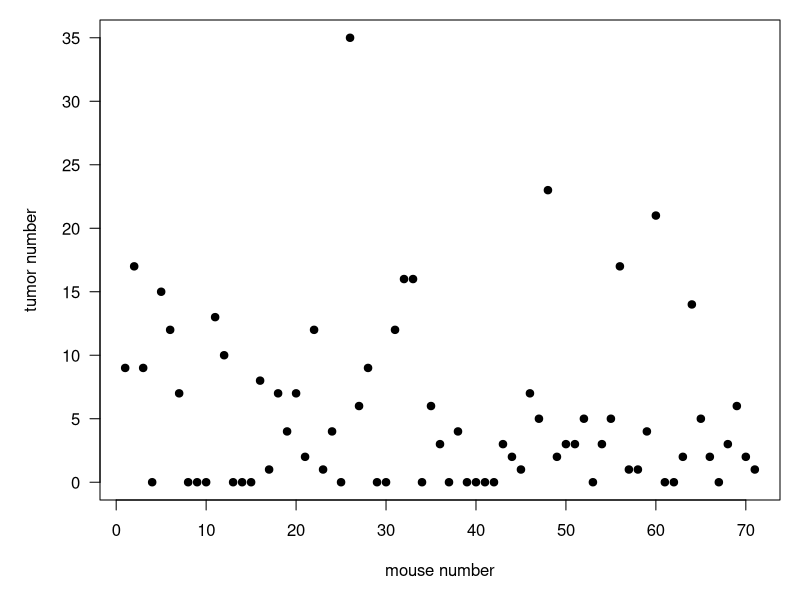
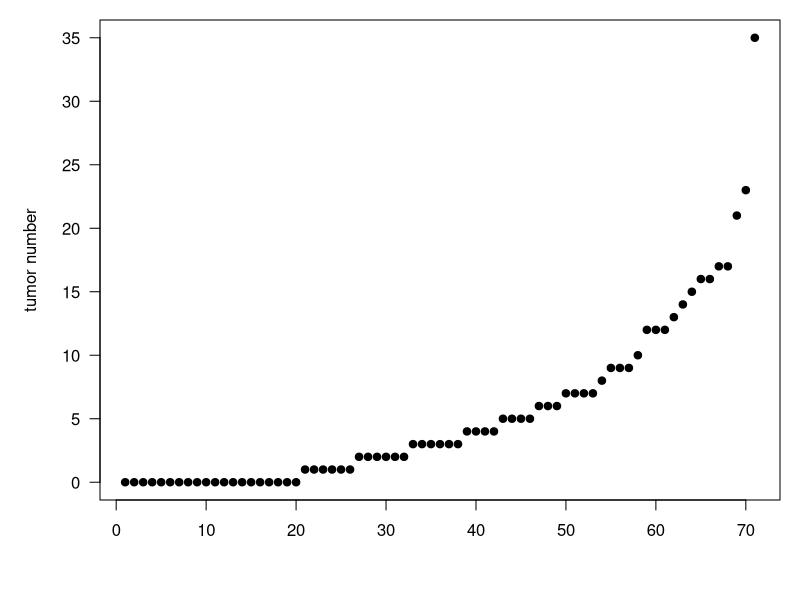
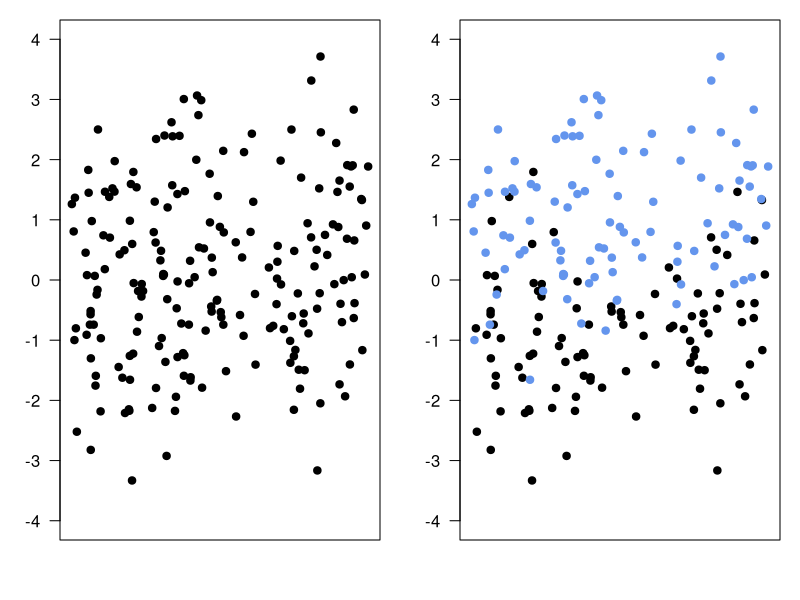
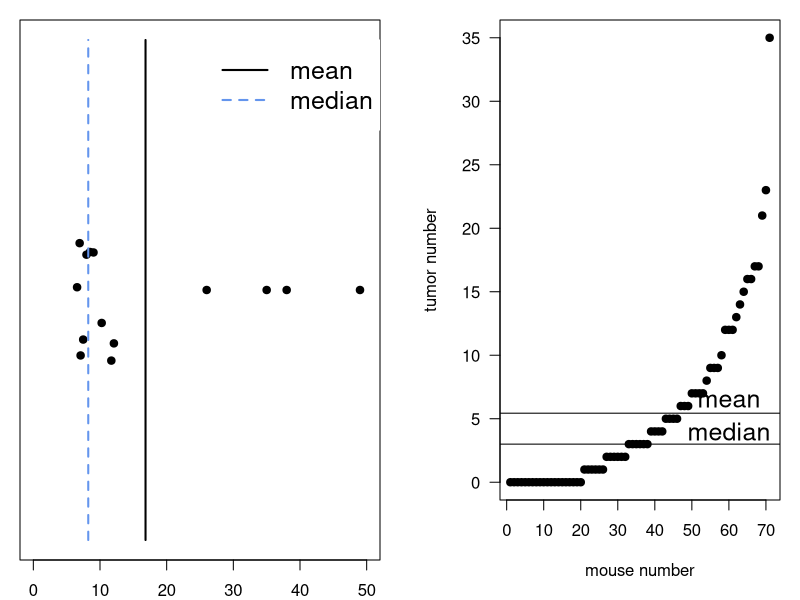
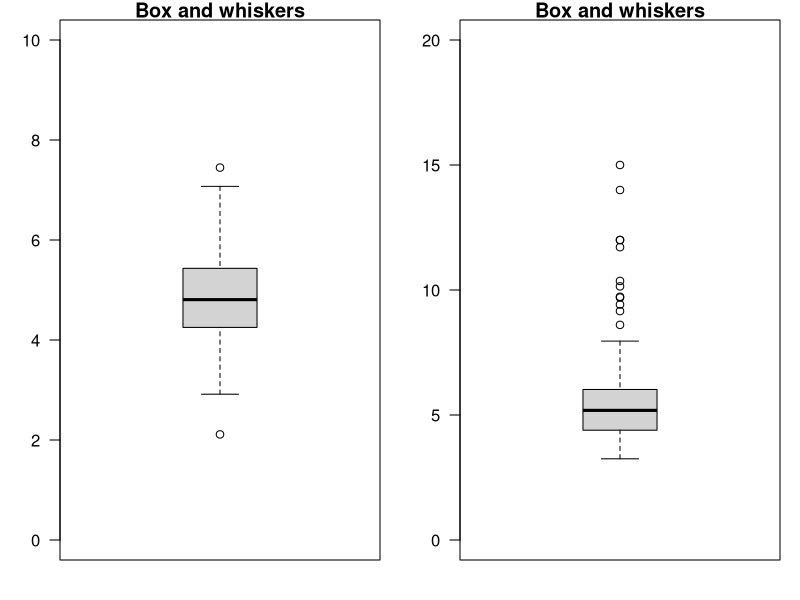
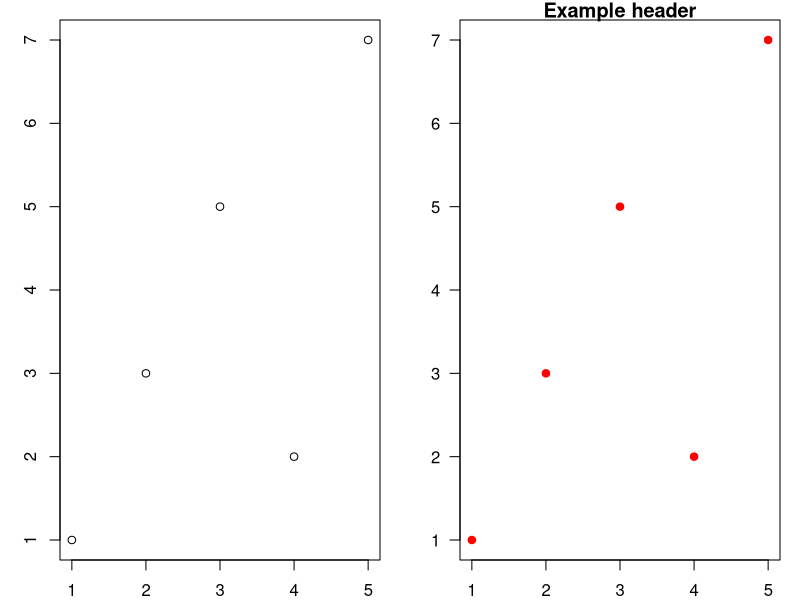
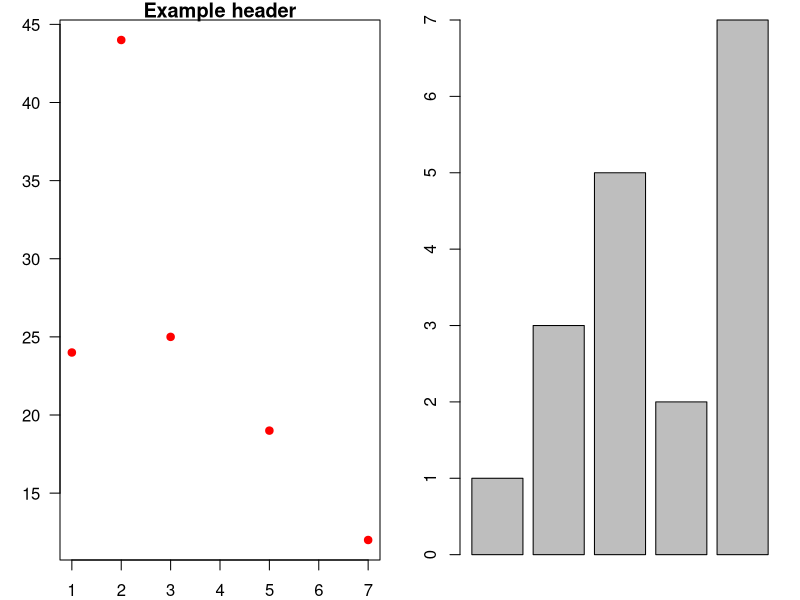
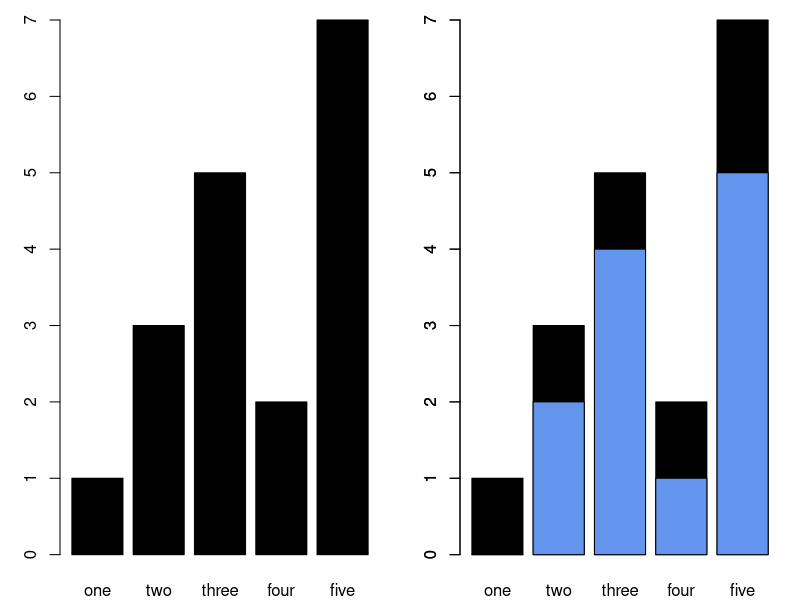

Write R code to recreate these figures, in order.
## ---- chunk 1
knitr::opts_chunk$set(comment = NA)
knitr::opts_chunk$set( prompt=TRUE ) 

knitr::knit_hooks$set(small.mar = function(before, options, envir) {
    if (before) par(mar = c(2, 2, 1, 1))  # smaller margin on top and right
})
knitr::knit_hooks$set(left.mar = function(before, options, envir) {
    if (before) par(mar = c(2, 4, 1, 1))  # smaller margin on top and right
})
knitr::knit_hooks$set(med.mar = function(before, options, envir) {
    if (before) par(mar = c(4, 4, 1, 1))  # smaller margin on top and right
})
knitr::knit_hooks$set(bottom.mar = function(before, options, envir) {
    if (before) par(mar = c(3, 2, 1, 1))  # smaller margin on top and right
})
## ---- chunk 2
height = c(7,8,7,9.5)
weight = c(4,3.2, 3.7, 5.4)
myTable=data.frame(height, weight)
rownames(myTable)=c('Flopsy','Mopsy','Cottontail','Peter')

my_observations = rnorm(1000, mean=50, sd=10)
my_bivariate = c( rnorm(1000, mean=50, sd=5), rnorm(1000, mean=65, sd=5) )
pap_no = c( 9,17,9,0,15,12,7,0,0,0,13,10,0,0,0,8,1,7,4,
  7,2,12,1,4,0,35,6,9,0,0,12,16,16,0,6,3,0,4,
  0,0,0,0,3,2,1,7,5,23,2,3,3,5,0,3,5,17,1,
  1,4,21,0,0,2,14,5,2,0,3,6,2,1)

## ---- chunk 3
par(mar=c(5,5,1,1))
plot( pap_no, pch=19, ylab="tumor number", xlab="mouse number", main="", las=1)
## ---- chunk 4
par(mar=c(5,5,1,1))
plot( sort(pap_no), pch=19, ylab="tumor number", xlab="", main="", las=1)
## ---- chunk 5
layout(matrix(1:2,1,2))
par(mar=c(3,3,1,1))
v1 = rnorm(100, -1, 1)
v2 = rnorm(100, 1, 1)
xs = jitter( rep(1, 200))
plot( xs, c(v1, v2), pch=19, axes=FALSE, ylim=c(-4,4), xlab="", ylab="" )
axis(2, seq(from=-4, to=4, by=1), las=1 )
box()

plot( xs, c(v1, v2), pch=19, axes=FALSE, ylim=c(-4,4), xlab="", ylab="",
      col=c(rep("black", 100), rep("cornflowerblue", 100) ))
axis(2, seq(from=-4, to=4, by=1), las=1 )
box()

## ---- chunk 6
observations = c(2,4,7,2,6,9,7,3,1)
observations_sum = sum( observations )
observations_N = length(observations)
observations_sum / observations_N
mean(observations)
## ---- chunk 7
observations = c(2,4,7,2,6,9,7,3,1)
observations = sort( observations )
observations[ 5 ] 
median(observations)
## ---- chunk 8
par(mar=c(2,1,1,1))
vals = rnorm(10, mean=10, sd=3)
valskew=c()
ylocs =  jitter( rep(1,length(vals)), 3)
valskew = c(26, 38, 35, 49)
plot( c(vals, valskew),  
  c( ylocs, rep(1, length(valskew) ) ),
  pch=19, axes=FALSE, xlab="", ylab="", xlim=c(0, 50), ylim=c(0.8, 1.2), col="black" )
box()
axis(1, seq(0,50,10))
mu = mean( c(vals, valskew) )
lines( c(mu, mu), c(0.8, 1.2), lwd=2)
med = median( vals )
lines( c(med, med), c(0.8, 1.2), lwd=2, lty=2, col="cornflowerblue")
legend( 25, 1.2, c("mean", "median"), lty=c(1,2), cex=1.5, lwd=2, box.col="white", col=c("black","cornflowerblue") )

## ---- chunk 9
par(mar=c(5,5,1,1))
plot( sort(pap_no), pch=19, ylab="tumor number", xlab="mouse number", main="", las=1)
abline(mean(pap_no), 0 )
abline(median(pap_no),0 )
text( 60, mean(pap_no)+1, "mean", cex=1.5)
text( 60, median(pap_no)+1, "median", cex=1.5)
## ---- chunk 10
summary(1:100)
## ---- chunk 11
vv = rnorm( 100, mean=5)
par(mar=c(2,3,1,1))
boxplot( vv, las=1, ylim=c(0, 10), boxwex=0.5, main="Box and whiskers" )
## ---- chunk 12
vv2 = c( rnorm( 100, mean=5), rnorm( 10, mean=9), 12,12,14,15 )
par(mar=c(2,3,1,1))
boxplot( vv2, las=1, ylim=c(0, 20), boxwex=0.5, main="Box and whiskers" )
## ---- chunk 13
data=c(1,3,5,2,7)
plot( data )
## ---- chunk 14
data=c(1,3,5,2,7)
plot( data, 
      pch=19, 
      col="red", 
      main="Example header", 
      xlab="X label", 
      ylab="Y label",
      las=1)
## ---- chunk 15
data_x=c(1,3,5,2,7)
data_y=c(24,25, 19, 44, 12)
plot( data_x, data_y, 
      pch=19, 
      col="red", 
      main="Example header", 
      xlab="X label", 
      ylab="Y label",
      las=1)
## ---- chunk 16
barplot( c(1,3,5,2,7 ) )
## ---- chunk 17
barplot( c(1,3,5,2,7 ), 
         col="black", 
         names.arg=c("one", "two", "three", "four", "five") )
## ---- chunk 18
barplot( c(1,3,5,2,7 ), 
         col="black", 
         names.arg=c("one", "two", "three", "four", "five") )
barplot( c(0,2,4,1,5 ), 
         col="cornflowerblue", 
         add=TRUE )
## ---- chunk 19
X = rnorm(100, 0, 0.25)
## ---- chunk 20
boxplot(X)
## ---- chunk 21
boxplot(X, boxwex=0.3)
## ---- chunk 22
values = c(8,10,4,6,1,7,2,5,3,9,
           6,9,5,7,4,10,11,13,8,12)
category = factor( c("A","A","A","A","A","A","A","A","A","A",
                      "B","B","B","B","B","B","B","B","B","B") )
boxplot(values~category)
